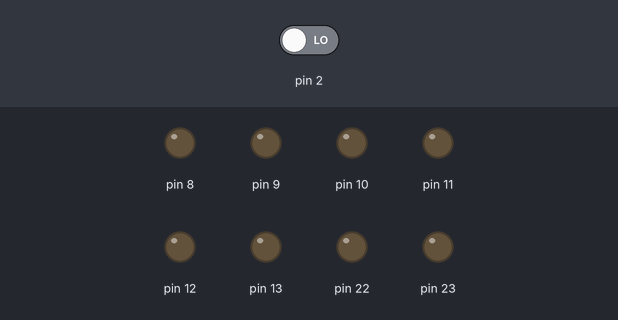
Bench run of a sketch on a simulated Arduino Uno, built with avr-gcc and run on an emulated ATmega328P. Parts: output pins drawn as LEDs (lit = HIGH). The inputs (shaded band) are chosen by the test bench; at power-on: pin 2 LOW.

Above: at 0.8 s.
0.9 s: pin 2 driven HIGH
At 2.0 s:
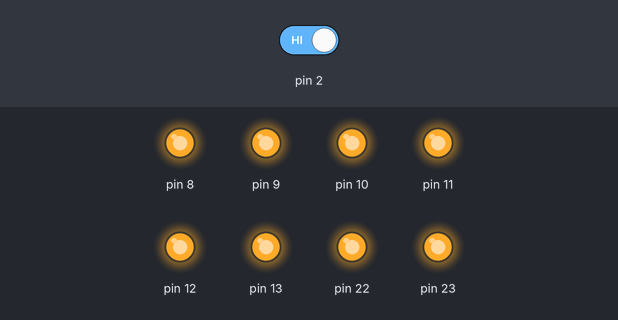
Timing chart, 0 to 3.9 s (numbered marks = the images above; inputs shaded):
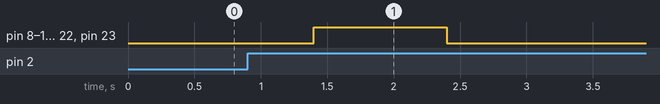

Measured:
- after the input at 0.9 s, pin 8–13, pin 22, pin 23: LOW → HIGH after 0.50 s, → LOW 1.0 s later

The sketch:

Exp_12_Obs_4.ino
```cpp
#include<avr/io.h>
#include<util/delay.h>
#define checkbit(x,y)((x)&(y))
#define bitn(p)(0x01<<(p))
int main(void)
{
  DDRB =0xFF;
  DDRD =0x00;
  int count =0;
  while(1)
{
  if(checkbit(PIND, bitn(2)))
  {
    count++;
    _delay_ms(500);
  }

  if (count == 1)
  {
    PORTB = 0xFF;
  }

  if(count == 3)
  {
    PORTB = 0x00;
  }

  if (count == 4)
  {
    count = 1;
  }
 }
}
```
